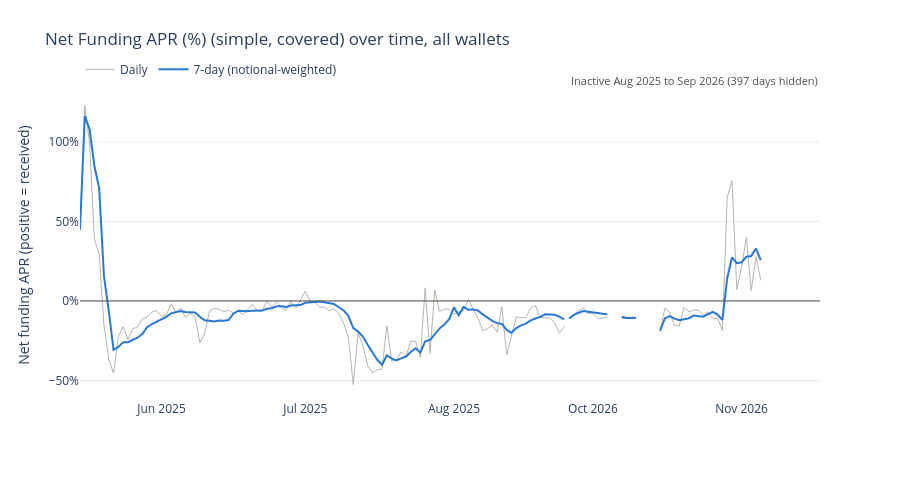

The code cell stored with this chart in its notebook:
### Markdown cell above
## Net funding APR over time

Applies the open-positions `Net Funding APR (%) (simple, covered)` formula to Hyperliquid funding history: net funding cash flow divided by gross notional, annualized, pooled across wallets. The history records actual funding on positions held at the time; the summary table shows the current rate on current positions, so the two differ. Daily values use US Eastern days, and the 7-day line is notional-weighted. Positive means funding received.

### Code cell
_ = analytics.show_funding_apr_chart()

### Figure 1 — Plotly figure (JSON) as saved in the notebook; plotly's stock layout.template omitted (floating-point values rounded to 4 significant figures; data arrays with more than 128 entries replaced by an {"elided": "..."} marker saying what was removed)
{"data": [{"hovertemplate": "Daily %{y:.2f}%<extra></extra>", "line": {"color": "#b5b4ad", "width": 1}, "mode": "lines", "name": "Daily", "type": "scatter", "x": {"elided": "540 str values"}, "y": {"elided": "540 float values"}}, {"hovertemplate": "7-day %{y:.2f}%<extra></extra>", "line": {"color": "#2a78d6", "width": 2}, "mode": "lines", "name": "7-day (notional-weighted)", "type": "scatter", "x": {"elided": "540 str values"}, "y": {"elided": "540 float values"}}], "layout": {"annotations": [{"font": {"color": "#52514e", "size": 11}, "showarrow": false, "text": "Inactive Aug 2025 to Sep 2026 (397 days hidden)", "x": "2026-09-26T00:00:00", "xanchor": "left", "xref": "x", "y": 1, "yanchor": "bottom", "yref": "y domain"}], "height": 480, "hovermode": "x unified", "legend": {"orientation": "h", "x": 0, "xanchor": "left", "y": 1.02, "yanchor": "bottom"}, "margin": {"t": 90}, "shapes": [{"line": {"color": "#52514e", "width": 1}, "type": "line", "x0": 0, "x1": 1, "xref": "x domain", "y0": 0, "y1": 0, "yref": "y"}], "title": {"text": "Net Funding APR (%) (simple, covered) over time, all wallets"}, "xaxis": {"rangebreaks": [{"bounds": ["2025-08-25T00:00:00", "2026-09-26T00:00:00"]}], "showgrid": false, "tickformat": "%b %Y", "tickmode": "array", "tickvals": ["2025-06-01T00:00:00", "2025-07-01T00:00:00", "2025-08-01T00:00:00", "2026-10-01T00:00:00", "2026-11-01T00:00:00"]}, "yaxis": {"gridcolor": "#ecebe6", "ticksuffix": "%", "title": {"text": "Net funding APR (positive = received)"}, "zeroline": false}}}
